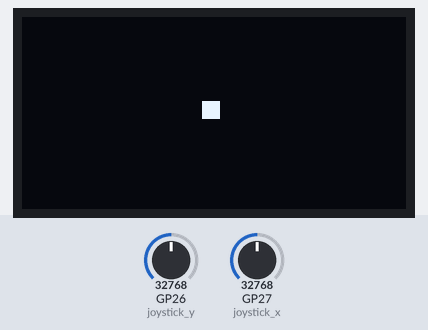
This program was run on a simulated Raspberry Pi Pico running MicroPython. Parts: 128×64 one-colour display. The inputs (shaded band) are chosen by the test bench; at power-on: GP26 (joystick_y) = 32768, GP27 (joystick_x) = 32768 (analog values on the 0–65535 scale). What the program prints to the serial console is not drawn.

Above: at 1.2 s.
1.3 s: GP26 (joystick_y) set to 45874
At 2.63 s:
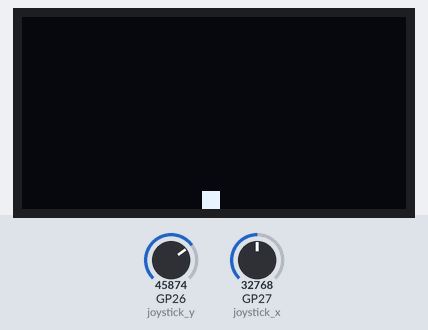
2.8 s: GP27 (joystick_x) set to 45874
At 2.87 s:
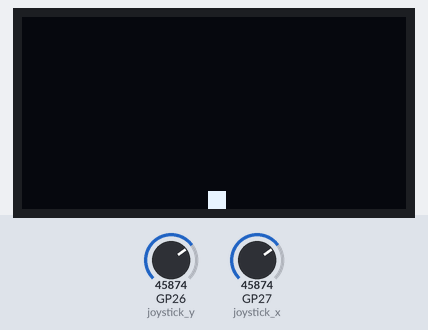
4.3 s: GP27 (joystick_x) set to 19660
At 4.35 s:
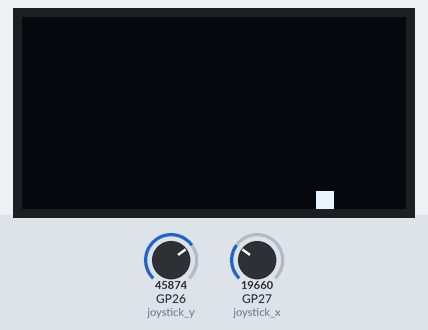
7.3 s: GP26 (joystick_y) set to 19660
At 7.38 s:
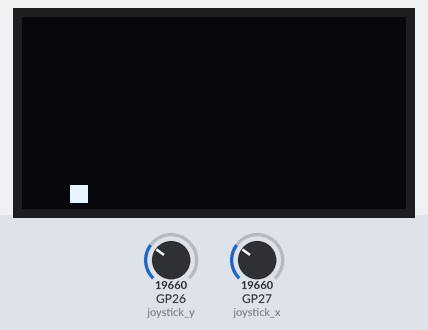
8.8 s: GP26 (joystick_y) set to 57670
At 10.9 s:
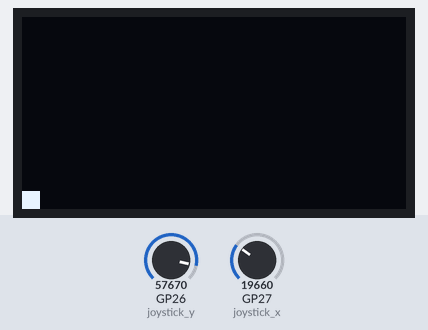
11.1 s: GP27 (joystick_x) set to 57670
At 11.15 s:
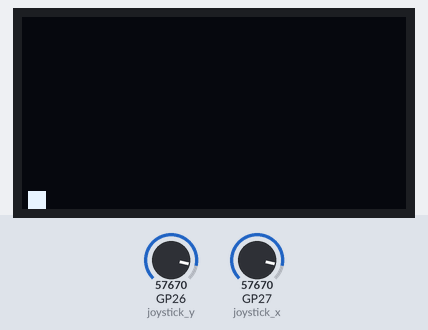

Measured:
- after the input at 1.3 s, the display: first changes after 0.08 s (image 1 shows a later state)
- after the input at 2.8 s, the display: changes after 0.06 s (image 2)
- after the input at 11.1 s, the display: changes at once (image 6)

The program:

joystick_mover_player.py
```python
# joystick_mover_player.py
# Move um quadrado pelo display usando o joystick
# Bloco: Mover player no display

from machine import Pin, I2C, ADC
from ssd1306 import SSD1306_I2C
import time

# Configuração
i2c = I2C(1, scl=Pin(3), sda=Pin(2), freq=400000)
oled = SSD1306_I2C(128, 64, i2c)
joystick_x = ADC(Pin(27))
joystick_y = ADC(Pin(26))

# Posição inicial do player
_px = 60
_py = 28
_player_size = 6

CENTER = 32768
DEADZONE = 5000

print("Mova o joystick para controlar o player! Ctrl+C para sair")

while True:
    raw_x = joystick_x.read_u16()
    raw_y = joystick_y.read_u16()

 # Movimentação
    if raw_x < CENTER - DEADZONE:
        _px = max(0, _px - 2)
    elif raw_x > CENTER + DEADZONE:
        _px = min(128 - _player_size, _px + 2)

    if raw_y < CENTER - DEADZONE:
        _py = max(0, _py - 2)
    elif raw_y > CENTER + DEADZONE:
        _py = min(64 - _player_size, _py + 2)

 # Desenha
    oled.fill(0)
    oled.fill_rect(_px, _py, _player_size, _player_size, 1)
    oled.show()
    time.sleep_ms(50)
```
